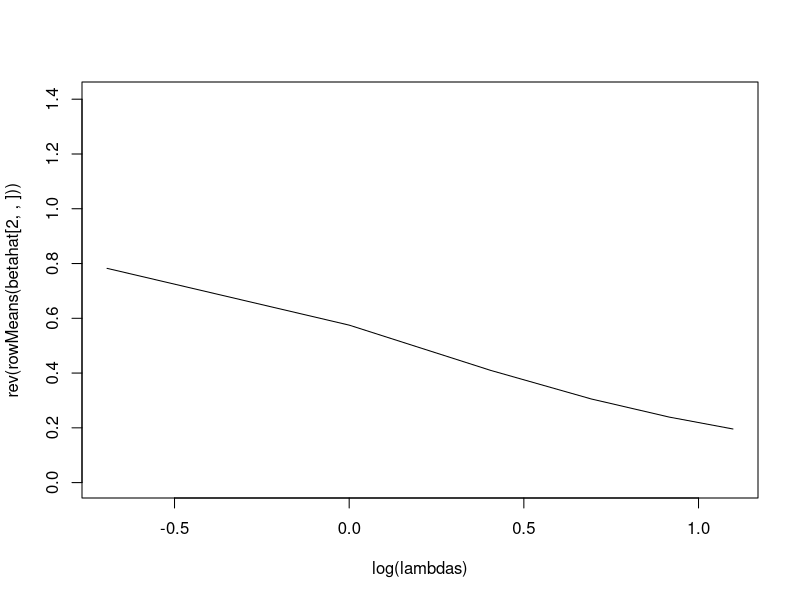
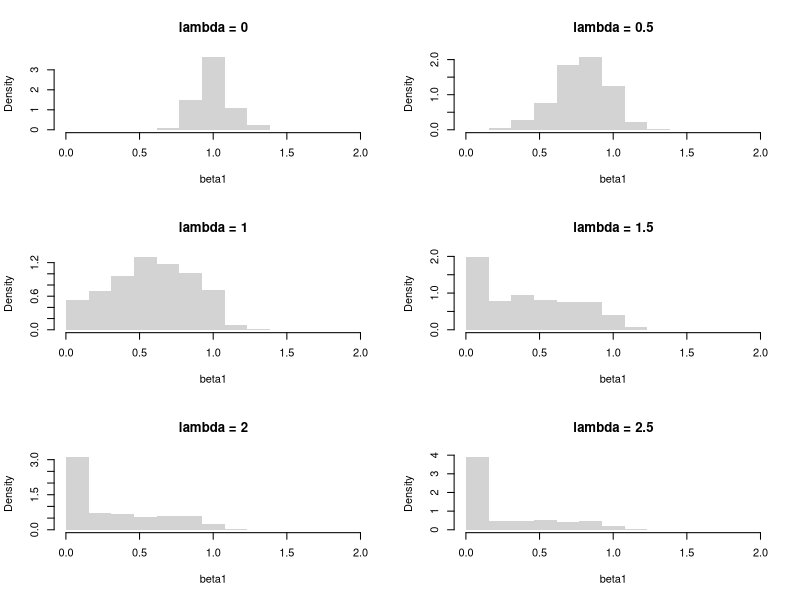
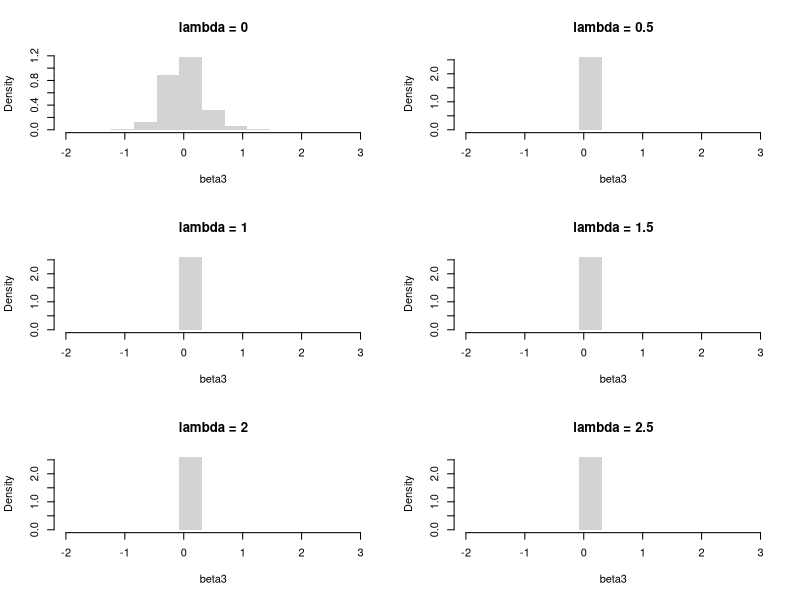

Here is the R script that generated these plots, in order:
library(glmnet)

n_repl = 1000
lambdas = seq(from = 0, to = 3, by = .5)

n=100
beta = c(1,1,0)

betahat = array(0, dim = c(4,length(lambdas),n_repl))


for (repl in 1:n_repl){
X = cbind(rexp(n,1), rexp(n,2), rexp(n,3))

Y = 1 + X%*%beta + rexp(n)-1

#foo = cv.glmnet(X, Y, alpha=1, nfold = 10)
#foo = glmnet(X, Y, alpha=1, lambda = foo$lambda.min)
foo = lm(Y~X)

## = adaLASSO = ##
tau=1
coef.init=coef(foo)[-1]
penalty.factor=abs(coef.init+1/sqrt(nrow(X)))^(-tau)
#foo2 = cv.glmnet(X,Y, alpha=1, penalty.factor=penalty.factor)
adalasso=glmnet(X,Y, alpha=1, penalty.factor=penalty.factor, lambda = lambdas)
betahat[,,repl] = as.matrix(coef(adalasso))
#plot(adalasso, xvar='norm', label=TRUE)
#coef(adalasso)
#coef(foo)

}

plot(log(lambdas), rev(rowMeans(betahat[2,,])), pch=16, cex = .5, col = rgb(0,0,0,1), ylim = range(betahat[2,,]), type='l')

par(mfrow = c(3,2))
for (k in 1:6){
  hist(betahat[2,8-k,], freq = FALSE, xlab = 'beta1', main=paste('lambda =', lambdas[k]), border=NA, col='lightgray', right=FALSE, breaks = seq(from=0,to=2, length=14))
}

par(mfrow = c(3,2))
for (k in 1:6){
  hist(betahat[4,8-k,], freq = FALSE, xlab = 'beta3', main=paste('lambda =', lambdas[k]), border=NA, col='lightgray', right = FALSE, breaks = seq(from=-2,to=3,length=14) )
}

